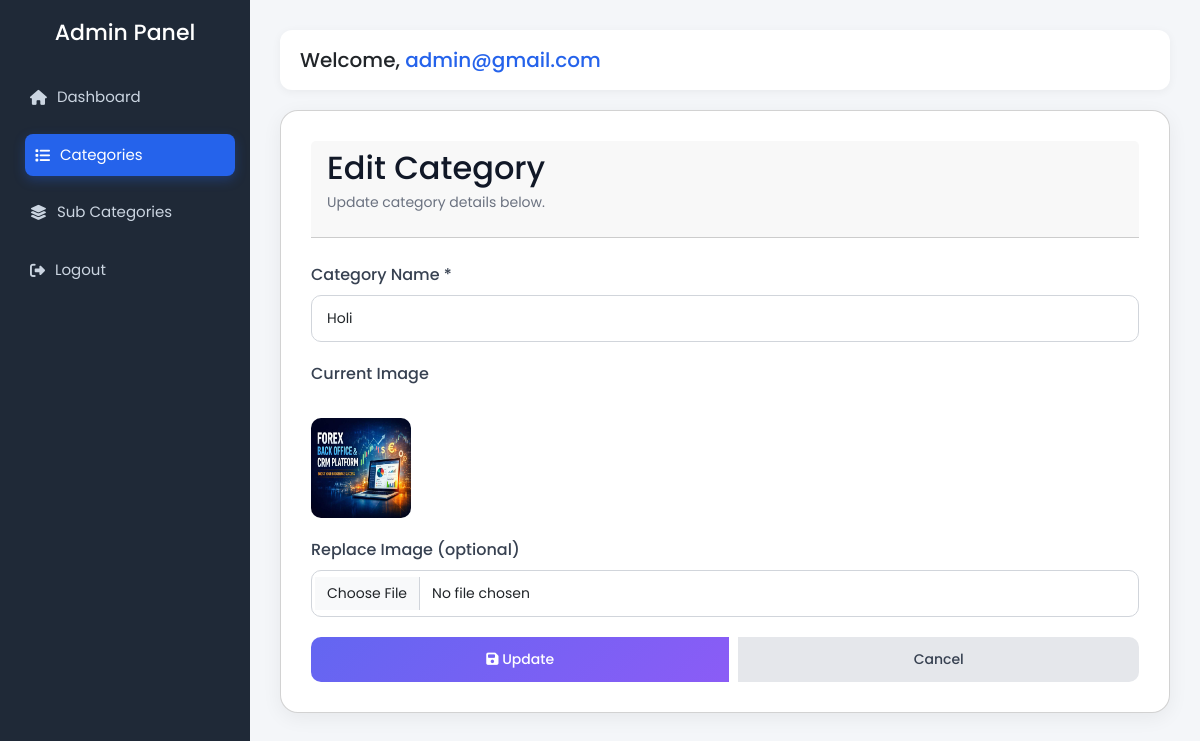
The page /category/edit_category.php?id=2 (signed in) on the database its author committed.
### tables this page shows
CREATE TABLE `categories` (
  `id` int(11) NOT NULL,
  `name` varchar(150) NOT NULL,
  `image` varchar(255) DEFAULT NULL,
  `date` date NOT NULL,
  `created_at` timestamp NOT NULL DEFAULT current_timestamp(),
  `updated_at` timestamp NOT NULL DEFAULT current_timestamp() ON UPDATE current_timestamp(),
  `deleted_at` timestamp NULL DEFAULT NULL
);

### category/edit_category.php (the view, shortened to what this page needs)
<?php
require "../config.php";
$baseUrl = "/festi-wisher/";
$id = intval($_GET['id']);
$sql = "SELECT * FROM categories WHERE id = $id LIMIT 1";
$result = mysqli_query($conn, $sql);
$category = mysqli_fetch_assoc($result);
?>
<!DOCTYPE html>
<html lang="en">
<head>
    <link rel="stylesheet" href="https://cdnjs.cloudflare.com/ajax/libs/font-awesome/6.5.0/css/all.min.css">
    <link rel="stylesheet" href="https://cdn.jsdelivr.net/npm/bootstrap@5.3.0/css/bootstrap.min.css">
    <link rel="stylesheet" href="../css/dashboard.css">
    <link rel="stylesheet" href="../css/add_category.css">
</head>
<body>
<?php include "../sidebar.php"; ?>
<div class="content">
    <div class="topbar">
        <div class="welcome">
            Welcome,
            <span class="username">
                <?= htmlspecialchars($_SESSION['user']) ?>
            </span>
        </div>
    </div>
    <div class="card">
        <div class="card-header">
            <h2>Edit Category</h2>
            <p>Update category details below.</p>
        </div>
        <form method="POST" enctype="multipart/form-data">
            <div class="form-group">
                <label>Category Name *</label>
                <input type="text" name="name" class="form-control"
                    value="<?= htmlspecialchars($category['name']) ?>" required>
            </div>
            <?php if (!empty($category['image'])) { ?>
                <div class="form-group">
                    <label>Current Image</label><br>
                    <img src="../uploads/categories/<?= htmlspecialchars($category['image']) ?>"
                        width="100" height="100" style="border-radius:10px;">
                </div>
            <?php } ?>
            <div class="form-group">
                <label>Replace Image (optional)</label>
                <input type="file" name="image" class="form-control" accept="image/*">
            </div>
            <div class="btn-group">
                <button type="submit" class="btn btn-save">
                    <i class="fa fa-save"></i> Update
                </button>
                <a href="<?= $baseUrl ?>category/categories.php" class="btn btn-reset">
                    Cancel
                </a>
            </div>
        </form>
    </div>
</div>
</body>
</html>

### css/dashboard.css (style rules this page uses)
* { margin: 0; padding: 0; box-sizing: border-box; font-family: 'Poppins', sans-serif; }
body { background: #f4f6f9; }
.content { margin-left: 250px; padding: 30px; }
.topbar { background: #fff; padding: 15px 20px; border-radius: 12px; margin-bottom: 20px; box-shadow: 0 2px 10px rgba(0, 0, 0, 0.05); }
.welcome { font-size: 20px; font-weight: 500; }
.username { color: #2563eb; }
.card { background: #fff; padding: 25px; border-radius: 12px; box-shadow: 0 2px 10px rgba(0, 0, 0, 0.05); }

### css/add_category.css (style rules this page uses)
.card { background: #fff; border-radius: 18px; padding: 30px; box-shadow: 0 5px 20px rgba(0, 0, 0, .06); }
.card-header { margin-bottom: 25px; }
.card-header h2 { color: #111827; margin-bottom: 5px; }
.card-header p { color: #6b7280; font-size: 14px; }
.form-group { margin-bottom: 20px; }
.form-group label { display: block; margin-bottom: 8px; font-weight: 500; color: #374151; }
.form-control { width: 100%; padding: 12px 15px; border: 1px solid #d1d5db; border-radius: 10px; font-size: 14px; transition: .3s; box-sizing: border-box; }
.btn-group { display: flex; gap: 10px; }
.btn { padding: 12px 20px; border: none; border-radius: 10px; cursor: pointer; font-size: 14px; font-weight: 500; transition: .3s; }
.btn-save { background: linear-gradient(135deg, #6366f1, #8b5cf6); color: #fff; }
.btn-reset { background: #e5e7eb; color: #374151; }

### rows shown on the page
categories: name "Holi", image (picture)

### other values the page prints
$_SESSION['user'] "admin@gmail.com"
